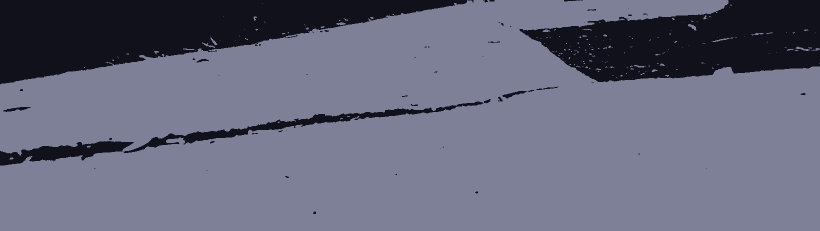
#> input picture Overlay/frame_82.JPG, 1640 x 461 px (shown at 1/2 size)
$ python Overlay.py
#> lines starting #> are read from the running program, lines starting #| are printed output that depends on the picture
from PIL import Image

# Function to change the image size
def changeImageSize(maxWidth,
                    maxHeight,
                    image):

    widthRatio  = maxWidth/image.size[0]
    heightRatio = maxHeight/image.size[1]

    newWidth    = int(widthRatio*image.size[0])
    newHeight   = int(heightRatio*image.size[1])

    newImage    = image.resize((newWidth, newHeight))
    return newImage

# Take two images for blending them together
image1 = Image.open("frame_82.JPG")
#> image1 is the input picture: PIL image 1640x461 RGB; mean R, G, B 102.4, 104, 124.2

image2 = Image.open("frame82.JPG")
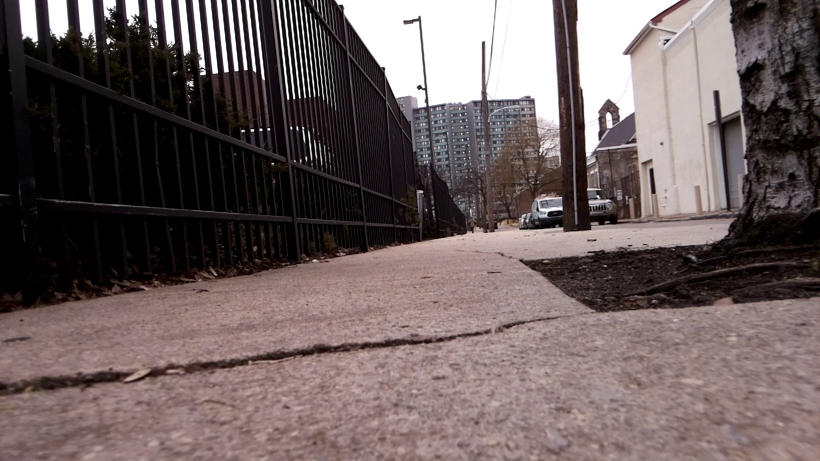
#> input picture Overlay/frame82.JPG, 1640 x 922 px (shown at 1/2 size)
#> image2 is the input picture: PIL image 1640x922 RGB; mean R, G, B 109.1, 95.9, 95.6
width, height = image2.size
#> width = 1640; height = 922

print(height,width)
#| 922 1640

image2 = image2.crop((0, 461, width-0, height-0))
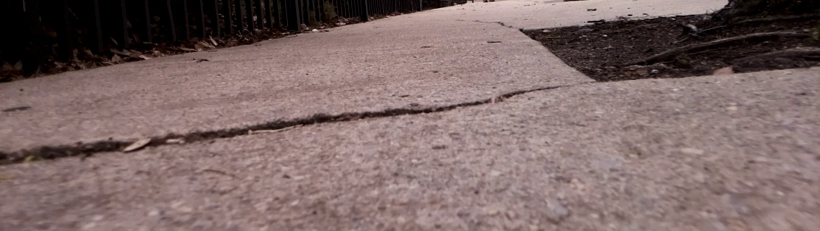
#> image2: PIL image 1640x461 RGB (shown at 1/2 size); mean R, G, B 125, 104.5, 103.1
print(image2.size)
#| (1640, 461)
#image3.save("new.png","PNG")

# Make the images of uniform size
image3 = changeImageSize(1640, 461, image1)
image4 = changeImageSize(1640, 461, image2)

# Make sure images got an alpha channel
image5 = image1.convert("RGBA")
image6 = image2.convert("RGBA")

# Display the images
image1.show()
image2.show()

# alpha-blend the images with varying values of alpha
alphaBlended1 = Image.blend(image5, image6, alpha=.4)
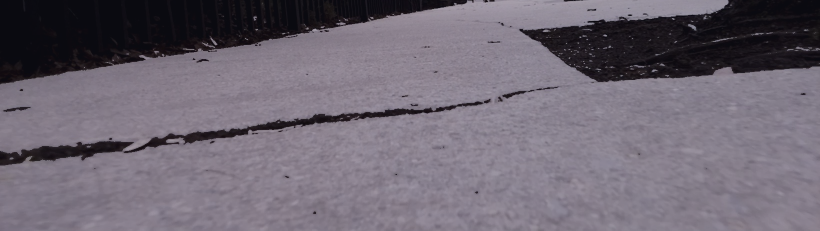
#> alphaBlended1: PIL image 1640x461 RGBA (shown at 1/2 size); mean R, G, B, A 111, 103.8, 115.4, 255
alphaBlended2 = Image.blend(image5, image6, alpha=.2)

# Display the alpha-blended images
alphaBlended1.show()
alphaBlended2.show()
